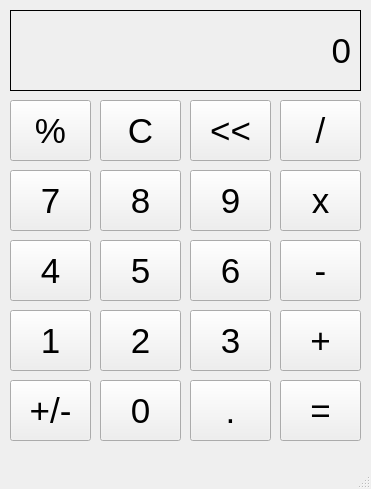
<?xml version="1.0" encoding="UTF-8"?>
<ui version="4.0">
 <class>MainWindow</class>
 <widget class="QMainWindow" name="MainWindow">
  <property name="geometry">
   <rect>
    <x>0</x>
    <y>0</y>
    <width>371</width>
    <height>489</height>
   </rect>
  </property>
  <property name="windowTitle">
   <string>MainWindow</string>
  </property>
  <widget class="QWidget" name="centralwidget">
   <widget class="QLabel" name="outputlabel">
    <property name="geometry">
     <rect>
      <x>10</x>
      <y>10</y>
      <width>351</width>
      <height>81</height>
     </rect>
    </property>
    <property name="font">
     <font>
      <pointsize>26</pointsize>
     </font>
    </property>
    <property name="frameShape">
     <enum>QFrame::Box</enum>
    </property>
    <property name="frameShadow">
     <enum>QFrame::Plain</enum>
    </property>
    <property name="text">
     <string>0</string>
    </property>
    <property name="alignment">
     <set>Qt::AlignRight|Qt::AlignTrailing|Qt::AlignVCenter</set>
    </property>
    <property name="margin">
     <number>10</number>
    </property>
   </widget>
   <widget class="QPushButton" name="percentbutton">
    <property name="geometry">
     <rect>
      <x>10</x>
      <y>100</y>
      <width>81</width>
      <height>61</height>
     </rect>
    </property>
    <property name="font">
     <font>
      <pointsize>26</pointsize>
      <weight>50</weight>
      <bold>false</bold>
     </font>
    </property>
    <property name="text">
     <string>%</string>
    </property>
    <property name="iconSize">
     <size>
      <width>21</width>
      <height>22</height>
     </size>
    </property>
   </widget>
   <widget class="QPushButton" name="cbutton">
    <property name="geometry">
     <rect>
      <x>100</x>
      <y>100</y>
      <width>81</width>
      <height>61</height>
     </rect>
    </property>
    <property name="font">
     <font>
      <pointsize>26</pointsize>
      <weight>50</weight>
      <bold>false</bold>
     </font>
    </property>
    <property name="text">
     <string>C</string>
    </property>
   </widget>
   <widget class="QPushButton" name="errorbutton">
    <property name="geometry">
     <rect>
      <x>190</x>
      <y>100</y>
      <width>81</width>
      <height>61</height>
     </rect>
    </property>
    <property name="font">
     <font>
      <pointsize>26</pointsize>
      <weight>50</weight>
      <bold>false</bold>
     </font>
    </property>
    <property name="text">
     <string>&lt;&lt;</string>
    </property>
   </widget>
   <widget class="QPushButton" name="devidbutton">
    <property name="geometry">
     <rect>
      <x>280</x>
      <y>100</y>
      <width>81</width>
      <height>61</height>
     </rect>
    </property>
    <property name="font">
     <font>
      <pointsize>26</pointsize>
     </font>
    </property>
    <property name="text">
     <string>/</string>
    </property>
   </widget>
   <widget class="QPushButton" name="fourbutton">
    <property name="geometry">
     <rect>
      <x>10</x>
      <y>240</y>
      <width>81</width>
      <height>61</height>
     </rect>
    </property>
    <property name="font">
     <font>
      <pointsize>26</pointsize>
     </font>
    </property>
    <property name="text">
     <string>4</string>
    </property>
   </widget>
   <widget class="QPushButton" name="sevenbutton">
    <property name="geometry">
     <rect>
      <x>10</x>
      <y>170</y>
      <width>81</width>
      <height>61</height>
     </rect>
    </property>
    <property name="font">
     <font>
      <pointsize>26</pointsize>
     </font>
    </property>
    <property name="text">
     <string>7</string>
    </property>
   </widget>
   <widget class="QPushButton" name="fivebutton">
    <property name="geometry">
     <rect>
      <x>100</x>
      <y>240</y>
      <width>81</width>
      <height>61</height>
     </rect>
    </property>
    <property name="font">
     <font>
      <pointsize>26</pointsize>
     </font>
    </property>
    <property name="text">
     <string>5</string>
    </property>
   </widget>
   <widget class="QPushButton" name="sixbutton">
    <property name="geometry">
     <rect>
      <x>190</x>
      <y>240</y>
      <width>81</width>
      <height>61</height>
     </rect>
    </property>
    <property name="font">
     <font>
      <pointsize>26</pointsize>
     </font>
    </property>
    <property name="text">
     <string>6</string>
    </property>
   </widget>
   <widget class="QPushButton" name="minesbutton">
    <property name="geometry">
     <rect>
      <x>280</x>
      <y>240</y>
      <width>81</width>
      <height>61</height>
     </rect>
    </property>
    <property name="font">
     <font>
      <pointsize>26</pointsize>
     </font>
    </property>
    <property name="text">
     <string>-</string>
    </property>
   </widget>
   <widget class="QPushButton" name="eightbutton">
    <property name="geometry">
     <rect>
      <x>100</x>
      <y>170</y>
      <width>81</width>
      <height>61</height>
     </rect>
    </property>
    <property name="font">
     <font>
      <pointsize>26</pointsize>
     </font>
    </property>
    <property name="text">
     <string>8</string>
    </property>
   </widget>
   <widget class="QPushButton" name="ninebutton">
    <property name="geometry">
     <rect>
      <x>190</x>
      <y>170</y>
      <width>81</width>
      <height>61</height>
     </rect>
    </property>
    <property name="font">
     <font>
      <pointsize>26</pointsize>
     </font>
    </property>
    <property name="text">
     <string>9</string>
    </property>
   </widget>
   <widget class="QPushButton" name="mutiplybutton">
    <property name="geometry">
     <rect>
      <x>280</x>
      <y>170</y>
      <width>81</width>
      <height>61</height>
     </rect>
    </property>
    <property name="font">
     <font>
      <pointsize>26</pointsize>
     </font>
    </property>
    <property name="text">
     <string>x</string>
    </property>
   </widget>
   <widget class="QPushButton" name="zirobutton">
    <property name="geometry">
     <rect>
      <x>100</x>
      <y>380</y>
      <width>81</width>
      <height>61</height>
     </rect>
    </property>
    <property name="font">
     <font>
      <pointsize>26</pointsize>
     </font>
    </property>
    <property name="text">
     <string>0</string>
    </property>
   </widget>
   <widget class="QPushButton" name="onedemicalbutton">
    <property name="geometry">
     <rect>
      <x>190</x>
      <y>380</y>
      <width>81</width>
      <height>61</height>
     </rect>
    </property>
    <property name="font">
     <font>
      <pointsize>26</pointsize>
     </font>
    </property>
    <property name="text">
     <string>.</string>
    </property>
   </widget>
   <widget class="QPushButton" name="equalbuton">
    <property name="geometry">
     <rect>
      <x>280</x>
      <y>380</y>
      <width>81</width>
      <height>61</height>
     </rect>
    </property>
    <property name="font">
     <font>
      <pointsize>26</pointsize>
     </font>
    </property>
    <property name="text">
     <string>=</string>
    </property>
   </widget>
   <widget class="QPushButton" name="onebutton">
    <property name="geometry">
     <rect>
      <x>10</x>
      <y>310</y>
      <width>81</width>
      <height>61</height>
     </rect>
    </property>
    <property name="font">
     <font>
      <pointsize>26</pointsize>
     </font>
    </property>
    <property name="text">
     <string>1</string>
    </property>
   </widget>
   <widget class="QPushButton" name="twobutton">
    <property name="geometry">
     <rect>
      <x>100</x>
      <y>310</y>
      <width>81</width>
      <height>61</height>
     </rect>
    </property>
    <property name="font">
     <font>
      <pointsize>26</pointsize>
     </font>
    </property>
    <property name="text">
     <string>2</string>
    </property>
   </widget>
   <widget class="QPushButton" name="threebutton">
    <property name="geometry">
     <rect>
      <x>190</x>
      <y>310</y>
      <width>81</width>
      <height>61</height>
     </rect>
    </property>
    <property name="font">
     <font>
      <pointsize>26</pointsize>
     </font>
    </property>
    <property name="text">
     <string>3</string>
    </property>
   </widget>
   <widget class="QPushButton" name="addbutton">
    <property name="geometry">
     <rect>
      <x>280</x>
      <y>310</y>
      <width>81</width>
      <height>61</height>
     </rect>
    </property>
    <property name="font">
     <font>
      <pointsize>26</pointsize>
     </font>
    </property>
    <property name="text">
     <string>+</string>
    </property>
   </widget>
   <widget class="QPushButton" name="plusminesbutton">
    <property name="geometry">
     <rect>
      <x>10</x>
      <y>380</y>
      <width>81</width>
      <height>61</height>
     </rect>
    </property>
    <property name="font">
     <font>
      <pointsize>26</pointsize>
     </font>
    </property>
    <property name="text">
     <string>+/-</string>
    </property>
   </widget>
  </widget>
  <widget class="QMenuBar" name="menubar">
   <property name="geometry">
    <rect>
     <x>0</x>
     <y>0</y>
     <width>371</width>
     <height>28</height>
    </rect>
   </property>
  </widget>
  <widget class="QStatusBar" name="statusbar"/>
 </widget>
 <resources/>
 <connections/>
</ui>
